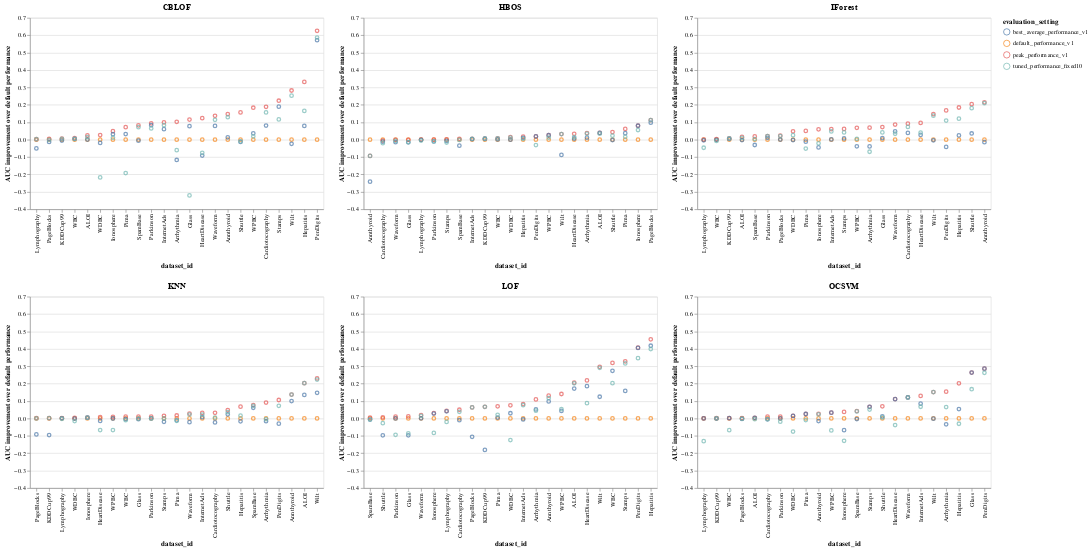

This figure's notebook cell:
### Markdown cell above
# Compare different parameter settings per algorithm

### Code cell
evaluation_settings = ['default_performance_v1', 'peak_performance_v1', 'best_average_performance_v1','tuned_performance_fixed10']
make_plot_per_algorithm(evaluation_settings, 'original_or_random', sort_reference = 'peak_performance_v1')
